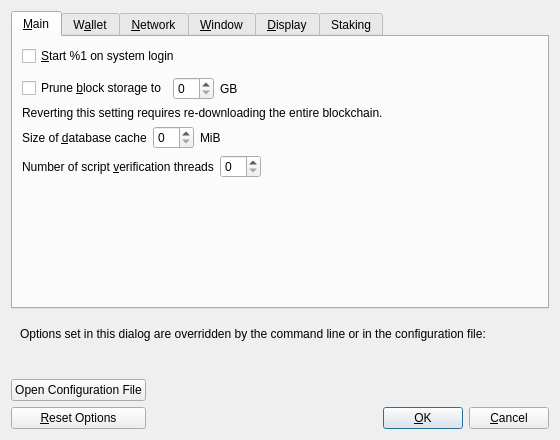
<?xml version="1.0" encoding="UTF-8"?>
<ui version="4.0">
 <class>OptionsDialog</class>
 <widget class="QDialog" name="OptionsDialog">
  <property name="geometry">
   <rect>
    <x>0</x>
    <y>0</y>
    <width>560</width>
    <height>440</height>
   </rect>
  </property>
  <property name="windowTitle">
   <string>Options</string>
  </property>
  <property name="modal">
   <bool>true</bool>
  </property>
  <layout class="QVBoxLayout" name="verticalLayout">
   <item>
    <widget class="QTabWidget" name="tabWidget">
     <property name="currentIndex">
      <number>0</number>
     </property>
     <widget class="QWidget" name="tabMain">
      <attribute name="title">
       <string>&amp;Main</string>
      </attribute>
      <layout class="QVBoxLayout" name="verticalLayout_Main">
       <item>
        <widget class="QCheckBox" name="bitcoinAtStartup">
         <property name="toolTip">
          <string>Automatically start %1 after logging in to the system.</string>
         </property>
         <property name="text">
          <string>&amp;Start %1 on system login</string>
         </property>
        </widget>
       </item>
       <item>
        <spacer name="horizontalSpacer_0_Main">
         <property name="orientation">
          <enum>Qt::Horizontal</enum>
         </property>
         <property name="sizeHint" stdset="0">
          <size>
           <width>40</width>
           <height>5</height>
          </size>
         </property>
        </spacer>
       </item>
       <item>
        <layout class="QHBoxLayout" name="horizontalLayout_Main_Prune">
         <item>
          <widget class="QCheckBox" name="prune">
           <property name="toolTip">
            <string>Enabling pruning significantly reduces the disk space required to store transactions. All blocks are still fully validated. Reverting this setting requires re-downloading the entire blockchain.</string>
           </property>
           <property name="text">
            <string>Prune &amp;block storage to</string>
           </property>
          </widget>
         </item>
         <item>
          <widget class="QSpinBox" name="pruneSize"/>
         </item>
         <item>
          <widget class="QLabel" name="pruneSizeUnitLabel">
           <property name="text">
            <string>GB</string>
           </property>
           <property name="textFormat">
            <enum>Qt::PlainText</enum>
           </property>
          </widget>
         </item>
         <item>
          <spacer name="horizontalSpacer_Main_Prune">
           <property name="orientation">
            <enum>Qt::Horizontal</enum>
           </property>
           <property name="sizeHint" stdset="0">
            <size>
             <width>40</width>
             <height>20</height>
            </size>
           </property>
          </spacer>
         </item>
        </layout>
       </item>
       <item>
        <widget class="QLabel" name="pruneWarning">
         <property name="text">
          <string>Reverting this setting requires re-downloading the entire blockchain.</string>
         </property>
         <property name="textFormat">
          <enum>Qt::PlainText</enum>
         </property>
        </widget>
       </item>
       <item>
        <layout class="QHBoxLayout" name="horizontalLayout_2_Main">
         <item>
          <widget class="QLabel" name="databaseCacheLabel">
           <property name="text">
            <string>Size of &amp;database cache</string>
           </property>
           <property name="textFormat">
            <enum>Qt::PlainText</enum>
           </property>
           <property name="buddy">
            <cstring>databaseCache</cstring>
           </property>
          </widget>
         </item>
         <item>
          <widget class="QSpinBox" name="databaseCache"/>
         </item>
         <item>
          <widget class="QLabel" name="databaseCacheUnitLabel">
           <property name="text">
            <string>MiB</string>
           </property>
           <property name="textFormat">
            <enum>Qt::PlainText</enum>
           </property>
          </widget>
         </item>
         <item>
          <spacer name="horizontalSpacer_2_Main">
           <property name="orientation">
            <enum>Qt::Horizontal</enum>
           </property>
           <property name="sizeHint" stdset="0">
            <size>
             <width>40</width>
             <height>20</height>
            </size>
           </property>
          </spacer>
         </item>
        </layout>
       </item>
       <item>
        <layout class="QHBoxLayout" name="horizontalLayout_Main_VerifyLabel">
         <item>
          <widget class="QLabel" name="threadsScriptVerifLabel">
           <property name="text">
            <string>Number of script &amp;verification threads</string>
           </property>
           <property name="textFormat">
            <enum>Qt::PlainText</enum>
           </property>
           <property name="buddy">
            <cstring>threadsScriptVerif</cstring>
           </property>
          </widget>
         </item>
         <item>
          <widget class="QSpinBox" name="threadsScriptVerif">
           <property name="toolTip">
            <string>(0 = auto, &lt;0 = leave that many cores free)</string>
           </property>
          </widget>
         </item>
         <item>
          <spacer name="horizontalSpacer_Main_Threads">
           <property name="orientation">
            <enum>Qt::Horizontal</enum>
           </property>
           <property name="sizeHint" stdset="0">
            <size>
             <width>40</width>
             <height>20</height>
            </size>
           </property>
          </spacer>
         </item>
        </layout>
       </item>
       <item>
        <spacer name="verticalSpacer_Main">
         <property name="orientation">
          <enum>Qt::Vertical</enum>
         </property>
         <property name="sizeHint" stdset="0">
          <size>
           <width>20</width>
           <height>40</height>
          </size>
         </property>
        </spacer>
       </item>
      </layout>
     </widget>
     <widget class="QWidget" name="tabWallet">
      <attribute name="title">
       <string>W&amp;allet</string>
      </attribute>
      <layout class="QVBoxLayout" name="verticalLayout_Wallet">
       <item>
        <widget class="QCheckBox" name="subFeeFromAmount">
         <property name="toolTip">
          <string extracomment="Tooltip text for Options window setting that sets subtracting the fee from a sending amount as default.">Whether to set subtract fee from amount as default or not.</string>
         </property>
         <property name="text">
          <string extracomment="An Options window setting to set subtracting the fee from a sending amount as default.">Subtract &amp;fee from amount by default</string>
         </property>
        </widget>
       </item>
       <item>
        <widget class="QGroupBox" name="groupBox">
         <property name="title">
          <string>Expert</string>
         </property>
         <layout class="QVBoxLayout" name="verticalLayout_2">
          <item>
           <widget class="QCheckBox" name="coinControlFeatures">
            <property name="toolTip">
             <string>Whether to show coin control features or not.</string>
            </property>
            <property name="text">
             <string>Enable coin &amp;control features</string>
            </property>
           </widget>
          </item>
          <item>
           <widget class="QCheckBox" name="spendZeroConfChange">
            <property name="toolTip">
             <string>If you disable the spending of unconfirmed change, the change from a transaction cannot be used until that transaction has at least one confirmation. This also affects how your balance is computed.</string>
            </property>
            <property name="text">
             <string>&amp;Spend unconfirmed change</string>
            </property>
           </widget>
          </item>
          <item>
           <widget class="QCheckBox" name="showIncomingStakeNotifications">
            <property name="toolTip">
             <string>Display notification dialog for incoming stake transactions.</string>
            </property>
            <property name="text">
             <string>&amp;Show incoming stake notifications</string>
            </property>
           </widget>
          </item>
          <item>
           <widget class="QCheckBox" name="showZeroValueCoinstakes">
            <property name="toolTip">
             <string>Display zero value stake transactions.</string>
            </property>
            <property name="text">
             <string>&amp;Show zero value stakes</string>
            </property>
           </widget>
          </item>
         </layout>
        </widget>
       </item>
       <item>
        <widget class="QGroupBox" name="groupBoxHww">
         <property name="title">
          <string>External Signer (e.g. hardware wallet)</string>
         </property>
         <layout class="QVBoxLayout" name="verticalLayoutHww">
          <item>
           <layout class="QHBoxLayout" name="horizontalLayoutHww">
            <item>
             <widget class="QLabel" name="externalSignerPathLabel">
              <property name="text">
               <string>&amp;External signer script path</string>
              </property>
              <property name="buddy">
               <cstring>externalSignerPath</cstring>
              </property>
             </widget>
            </item>
            <item>
             <widget class="QLineEdit" name="externalSignerPath">
              <property name="toolTip">
               <string>Full path to a Bitcoin Core compatible script (e.g. C:\Downloads\hwi.exe or /Users/you/Downloads/hwi.py). Beware: malware can steal your coins!</string>
              </property>
             </widget>
            </item>
           </layout>
          </item>
         </layout>
        </widget>
       </item>
       <item>
        <spacer name="verticalSpacer_Wallet">
         <property name="orientation">
          <enum>Qt::Vertical</enum>
         </property>
         <property name="sizeHint" stdset="0">
          <size>
           <width>20</width>
           <height>40</height>
          </size>
         </property>
        </spacer>
       </item>
      </layout>
     </widget>
     <widget class="QWidget" name="tabNetwork">
      <attribute name="title">
       <string>&amp;Network</string>
      </attribute>
      <layout class="QVBoxLayout" name="verticalLayout_Network">
       <item>
        <widget class="QCheckBox" name="mapPortUpnp">
         <property name="toolTip">
          <string>Automatically open the Falcon client port on the router. This only works when your router supports UPnP and it is enabled.</string>
         </property>
         <property name="text">
          <string>Map port using &amp;UPnP</string>
         </property>
        </widget>
       </item>
       <item>
        <widget class="QCheckBox" name="mapPortNatpmp">
         <property name="toolTip">
          <string>Automatically open the Bitcoin client port on the router. This only works when your router supports NAT-PMP and it is enabled. The external port could be random.</string>
         </property>
         <property name="text">
          <string>Map port using NA&amp;T-PMP</string>
         </property>
        </widget>
       </item>
       <item>
        <widget class="QCheckBox" name="allowIncoming">
         <property name="toolTip">
          <string>Accept connections from outside.</string>
         </property>
         <property name="text">
          <string>Allow incomin&amp;g connections</string>
         </property>
        </widget>
       </item>
       <item>
        <widget class="QCheckBox" name="connectSocks">
         <property name="toolTip">
          <string>Connect to the Falcon network through a SOCKS5 proxy.</string>
         </property>
         <property name="text">
          <string>&amp;Connect through SOCKS5 proxy (default proxy):</string>
         </property>
        </widget>
       </item>
       <item>
        <layout class="QHBoxLayout" name="horizontalLayout_1_Network">
         <item>
          <widget class="QLabel" name="proxyIpLabel">
           <property name="text">
            <string>Proxy &amp;IP:</string>
           </property>
           <property name="textFormat">
            <enum>Qt::PlainText</enum>
           </property>
           <property name="buddy">
            <cstring>proxyIp</cstring>
           </property>
          </widget>
         </item>
         <item>
          <widget class="QValidatedLineEdit" name="proxyIp">
           <property name="minimumSize">
            <size>
             <width>140</width>
             <height>0</height>
            </size>
           </property>
           <property name="maximumSize">
            <size>
             <width>140</width>
             <height>16777215</height>
            </size>
           </property>
           <property name="toolTip">
            <string>IP address of the proxy (e.g. IPv4: 127.0.0.1 / IPv6: ::1)</string>
           </property>
          </widget>
         </item>
         <item>
          <widget class="QLabel" name="proxyPortLabel">
           <property name="text">
            <string>&amp;Port:</string>
           </property>
           <property name="textFormat">
            <enum>Qt::PlainText</enum>
           </property>
           <property name="buddy">
            <cstring>proxyPort</cstring>
           </property>
          </widget>
         </item>
         <item>
          <widget class="QLineEdit" name="proxyPort">
           <property name="minimumSize">
            <size>
             <width>55</width>
             <height>0</height>
            </size>
           </property>
           <property name="maximumSize">
            <size>
             <width>55</width>
             <height>16777215</height>
            </size>
           </property>
           <property name="toolTip">
            <string>Port of the proxy (e.g. 9050)</string>
           </property>
          </widget>
         </item>
         <item>
          <spacer name="horizontalSpacer_1_Network">
           <property name="orientation">
            <enum>Qt::Horizontal</enum>
           </property>
           <property name="sizeHint" stdset="0">
            <size>
             <width>40</width>
             <height>20</height>
            </size>
           </property>
          </spacer>
         </item>
        </layout>
       </item>
       <item>
        <layout class="QHBoxLayout" name="horizontalLayout_2_Network">
         <item>
          <widget class="QLabel" name="proxyActiveNets">
           <property name="text">
            <string>Used for reaching peers via:</string>
           </property>
           <property name="textFormat">
            <enum>Qt::PlainText</enum>
           </property>
          </widget>
         </item>
         <item>
          <widget class="QCheckBox" name="proxyReachIPv4">
           <property name="enabled">
            <bool>false</bool>
           </property>
           <property name="toolTip">
            <string>Shows if the supplied default SOCKS5 proxy is used to reach peers via this network type.</string>
           </property>
           <property name="text">
            <string/>
           </property>
          </widget>
         </item>
         <item>
          <widget class="QLabel" name="proxyReachIPv4Label">
           <property name="text">
            <string>IPv4</string>
           </property>
           <property name="textFormat">
            <enum>Qt::PlainText</enum>
           </property>
          </widget>
         </item>
         <item>
          <widget class="QCheckBox" name="proxyReachIPv6">
           <property name="enabled">
            <bool>false</bool>
           </property>
           <property name="toolTip">
            <string>Shows if the supplied default SOCKS5 proxy is used to reach peers via this network type.</string>
           </property>
           <property name="text">
            <string/>
           </property>
          </widget>
         </item>
         <item>
          <widget class="QLabel" name="proxyReachIPv6Label">
           <property name="text">
            <string>IPv6</string>
           </property>
           <property name="textFormat">
            <enum>Qt::PlainText</enum>
           </property>
          </widget>
         </item>
         <item>
          <widget class="QCheckBox" name="proxyReachTor">
           <property name="enabled">
            <bool>false</bool>
           </property>
           <property name="toolTip">
            <string>Shows if the supplied default SOCKS5 proxy is used to reach peers via this network type.</string>
           </property>
           <property name="text">
            <string/>
           </property>
          </widget>
         </item>
         <item>
          <widget class="QLabel" name="proxyReachTorLabel">
           <property name="text">
            <string>Tor</string>
           </property>
           <property name="textFormat">
            <enum>Qt::PlainText</enum>
           </property>
          </widget>
         </item>
         <item>
          <spacer name="horizontalSpacer_2_Network">
           <property name="orientation">
            <enum>Qt::Horizontal</enum>
           </property>
           <property name="sizeHint" stdset="0">
            <size>
             <width>40</width>
             <height>20</height>
            </size>
           </property>
          </spacer>
         </item>
        </layout>
       </item>
       <item>
        <widget class="QCheckBox" name="connectSocksTor">
         <property name="toolTip">
          <string>Connect to the Falcon network through a separate SOCKS5 proxy for Tor onion services.</string>
         </property>
         <property name="text">
          <string>Use separate SOCKS&amp;5 proxy to reach peers via Tor onion services:</string>
         </property>
        </widget>
       </item>
       <item>
        <layout class="QHBoxLayout" name="horizontalLayout_3_Network">
         <item>
          <widget class="QLabel" name="proxyIpTorLabel">
           <property name="text">
            <string>Proxy &amp;IP:</string>
           </property>
           <property name="textFormat">
            <enum>Qt::PlainText</enum>
           </property>
           <property name="buddy">
            <cstring>proxyIpTor</cstring>
           </property>
          </widget>
         </item>
         <item>
          <widget class="QValidatedLineEdit" name="proxyIpTor">
           <property name="minimumSize">
            <size>
             <width>140</width>
             <height>0</height>
            </size>
           </property>
           <property name="maximumSize">
            <size>
             <width>140</width>
             <height>16777215</height>
            </size>
           </property>
           <property name="toolTip">
            <string>IP address of the proxy (e.g. IPv4: 127.0.0.1 / IPv6: ::1)</string>
           </property>
          </widget>
         </item>
         <item>
          <widget class="QLabel" name="proxyPortTorLabel">
           <property name="text">
            <string>&amp;Port:</string>
           </property>
           <property name="textFormat">
            <enum>Qt::PlainText</enum>
           </property>
           <property name="buddy">
            <cstring>proxyPortTor</cstring>
           </property>
          </widget>
         </item>
         <item>
          <widget class="QLineEdit" name="proxyPortTor">
           <property name="minimumSize">
            <size>
             <width>55</width>
             <height>0</height>
            </size>
           </property>
           <property name="maximumSize">
            <size>
             <width>55</width>
             <height>16777215</height>
            </size>
           </property>
           <property name="toolTip">
            <string>Port of the proxy (e.g. 9050)</string>
           </property>
          </widget>
         </item>
         <item>
          <spacer name="horizontalSpacer_4_Network">
           <property name="orientation">
            <enum>Qt::Horizontal</enum>
           </property>
           <property name="sizeHint" stdset="0">
            <size>
             <width>40</width>
             <height>20</height>
            </size>
           </property>
          </spacer>
         </item>
        </layout>
       </item>
       <item>
        <spacer name="verticalSpacer_Network">
         <property name="orientation">
          <enum>Qt::Vertical</enum>
         </property>
         <property name="sizeHint" stdset="0">
          <size>
           <width>20</width>
           <height>40</height>
          </size>
         </property>
        </spacer>
       </item>
      </layout>
     </widget>
     <widget class="QWidget" name="tabWindow">
      <attribute name="title">
       <string>&amp;Window</string>
      </attribute>
      <layout class="QVBoxLayout" name="verticalLayout_Window">
       <item>
        <widget class="QCheckBox" name="showTrayIcon">
         <property name="toolTip">
          <string>Show the icon in the system tray.</string>
         </property>
         <property name="text">
          <string>&amp;Show tray icon</string>
         </property>
         <property name="checked">
          <bool>true</bool>
         </property>
        </widget>
       </item>
       <item>
        <widget class="QCheckBox" name="minimizeToTray">
         <property name="toolTip">
          <string>Show only a tray icon after minimizing the window.</string>
         </property>
         <property name="text">
          <string>&amp;Minimize to the tray instead of the taskbar</string>
         </property>
        </widget>
       </item>
       <item>
        <widget class="QCheckBox" name="minimizeOnClose">
         <property name="toolTip">
          <string>Minimize instead of exit the application when the window is closed. When this option is enabled, the application will be closed only after selecting Exit in the menu.</string>
         </property>
         <property name="text">
          <string>M&amp;inimize on close</string>
         </property>
        </widget>
       </item>
       <item>
        <spacer name="verticalSpacer_Window">
         <property name="orientation">
          <enum>Qt::Vertical</enum>
         </property>
         <property name="sizeHint" stdset="0">
          <size>
           <width>20</width>
           <height>40</height>
          </size>
         </property>
        </spacer>
       </item>
      </layout>
     </widget>
     <widget class="QWidget" name="tabDisplay">
      <attribute name="title">
       <string>&amp;Display</string>
      </attribute>
      <layout class="QVBoxLayout" name="verticalLayout_Display">
       <item>
        <layout class="QHBoxLayout" name="horizontalLayout_1_Display">
         <item>
          <widget class="QLabel" name="langLabel">
           <property name="text">
            <string>User Interface &amp;language:</string>
           </property>
           <property name="textFormat">
            <enum>Qt::PlainText</enum>
           </property>
           <property name="buddy">
            <cstring>lang</cstring>
           </property>
          </widget>
         </item>
         <item>
          <widget class="QValueComboBox" name="lang">
           <property name="toolTip">
            <string>The user interface language can be set here. This setting will take effect after restarting %1.</string>
           </property>
          </widget>
         </item>
        </layout>
       </item>
       <item>
        <layout class="QHBoxLayout" name="horizontalLayout_2_Display">
         <item>
          <widget class="QLabel" name="unitLabel">
           <property name="text">
            <string>&amp;Unit to show amounts in:</string>
           </property>
           <property name="textFormat">
            <enum>Qt::PlainText</enum>
           </property>
           <property name="buddy">
            <cstring>unit</cstring>
           </property>
          </widget>
         </item>
         <item>
          <widget class="QValueComboBox" name="unit">
           <property name="toolTip">
            <string>Choose the default subdivision unit to show in the interface and when sending coins.</string>
           </property>
          </widget>
         </item>
        </layout>
       </item>
       <item>
        <layout class="QHBoxLayout" name="horizontalLayout_3_Display">
         <item>
          <widget class="QLabel" name="thirdPartyTxUrlsLabel">
           <property name="toolTip">
            <string>Third party URLs (e.g. a block explorer) that appear in the transactions tab as context menu items. %s in the URL is replaced by transaction hash. Multiple URLs are separated by vertical bar |.</string>
           </property>
           <property name="text">
            <string>&amp;Third party transaction URLs</string>
           </property>
           <property name="buddy">
            <cstring>thirdPartyTxUrls</cstring>
           </property>
          </widget>
         </item>
         <item>
          <widget class="QLineEdit" name="thirdPartyTxUrls">
           <property name="toolTip">
            <string>Third party URLs (e.g. a block explorer) that appear in the transactions tab as context menu items. %s in the URL is replaced by transaction hash. Multiple URLs are separated by vertical bar |.</string>
           </property>
           <property name="placeholderText">
            <string notr="true">https://example.com/tx/%s</string>
           </property>
          </widget>
         </item>
        </layout>
       </item>
       <item>
        <widget class="QGroupBox" name="font_groupBox">
         <property name="title">
          <string>Monospaced font in the Overview tab:</string>
         </property>
         <layout class="QVBoxLayout" name="font_verticalLayout">
          <item>
           <layout class="QHBoxLayout" name="embeddedFont_horizontalLayout">
            <item>
             <widget class="QRadioButton" name="embeddedFont_radioButton">
              <property name="text">
               <string>embedded &quot;%1&quot;</string>
              </property>
             </widget>
            </item>
            <item>
             <spacer name="embeddedFont_horizontalSpacer">
              <property name="orientation">
               <enum>Qt::Horizontal</enum>
              </property>
              <property name="sizeHint" stdset="0">
               <size>
                <width>40</width>
                <height>20</height>
               </size>
              </property>
             </spacer>
            </item>
            <item>
             <layout class="QVBoxLayout" name="embeddedFont_verticalLayout">
              <item>
               <widget class="QLabel" name="embeddedFont_label_1">
                <property name="text">
                 <string notr="true">111.11111111 BTC</string>
                </property>
               </widget>
              </item>
              <item>
               <widget class="QLabel" name="embeddedFont_label_9">
                <property name="text">
                 <string notr="true">909.09090909 BTC</string>
                </property>
               </widget>
              </item>
             </layout>
            </item>
           </layout>
          </item>
          <item>
           <widget class="Line" name="font_line">
            <property name="orientation">
             <enum>Qt::Horizontal</enum>
            </property>
           </widget>
          </item>
          <item>
           <layout class="QHBoxLayout" name="systemFont_horizontalLayout">
            <item>
             <widget class="QRadioButton" name="systemFont_radioButton">
              <property name="text">
               <string>closest matching &quot;%1&quot;</string>
              </property>
             </widget>
            </item>
            <item>
             <spacer name="systemFont_horizontalSpacer">
              <property name="orientation">
               <enum>Qt::Horizontal</enum>
              </property>
              <property name="sizeHint" stdset="0">
               <size>
                <width>40</width>
                <height>20</height>
               </size>
              </property>
             </spacer>
            </item>
            <item>
             <layout class="QVBoxLayout" name="systemFont_verticalLayout">
              <item>
               <widget class="QLabel" name="systemFont_label_1">
                <property name="text">
                 <string notr="true">111.11111111 BTC</string>
                </property>
               </widget>
              </item>
              <item>
               <widget class="QLabel" name="systemFont_label_9">
                <property name="text">
                 <string notr="true">909.09090909 BTC</string>
                </property>
               </widget>
              </item>
             </layout>
            </item>
           </layout>
          </item>
         </layout>
        </widget>
       </item>
       <item>
        <spacer name="verticalSpacer_Display">
         <property name="orientation">
          <enum>Qt::Vertical</enum>
         </property>
         <property name="sizeHint" stdset="0">
          <size>
           <width>20</width>
           <height>40</height>
          </size>
         </property>
        </spacer>
       </item>
      </layout>
     </widget>
     <widget class="QWidget" name="tab">
      <attribute name="title">
       <string>Staking</string>
      </attribute>
      <layout class="QGridLayout" name="gridLayout">
       <item row="0" column="0">
        <layout class="QFormLayout" name="formLayout">
         <item row="0" column="0">
          <widget class="QLabel" name="reserveBalanceLabel">
           <property name="text">
            <string>Reserve Balance</string>
           </property>
          </widget>
         </item>
         <item row="0" column="1">
          <widget class="BitcoinAmountField" name="reserveBalanceAmount">
           <property name="maximumSize">
            <size>
             <width>250</width>
             <height>16777215</height>
            </size>
           </property>
          </widget>
         </item>
        </layout>
       </item>
      </layout>
     </widget>
    </widget>
   </item>
   <item>
    <widget class="QFrame" name="frame">
     <layout class="QVBoxLayout" name="verticalLayout_Bottom">
      <item>
       <layout class="QHBoxLayout" name="horizontalLayout_Bottom">
        <item>
         <widget class="QLabel" name="overriddenByCommandLineInfoLabel">
          <property name="text">
           <string>Options set in this dialog are overridden by the command line or in the configuration file:</string>
          </property>
          <property name="textFormat">
           <enum>Qt::PlainText</enum>
          </property>
         </widget>
        </item>
        <item>
         <spacer name="horizontalSpacer_Bottom">
          <property name="orientation">
           <enum>Qt::Horizontal</enum>
          </property>
          <property name="sizeHint" stdset="0">
           <size>
            <width>40</width>
            <height>20</height>
           </size>
          </property>
         </spacer>
        </item>
       </layout>
      </item>
      <item>
       <widget class="QLabel" name="overriddenByCommandLineLabel">
        <property name="text">
         <string/>
        </property>
        <property name="textFormat">
         <enum>Qt::PlainText</enum>
        </property>
        <property name="wordWrap">
         <bool>true</bool>
        </property>
       </widget>
      </item>
     </layout>
    </widget>
   </item>
   <item>
    <layout class="QHBoxLayout" name="horizontalLayout_Buttons">
     <item>
      <layout class="QVBoxLayout" name="verticalLayout_Buttons">
       <item>
        <widget class="QPushButton" name="openBitcoinConfButton">
         <property name="toolTip">
          <string>Open the %1 configuration file from the working directory.</string>
         </property>
         <property name="text">
          <string>Open Configuration File</string>
         </property>
         <property name="autoDefault">
          <bool>false</bool>
         </property>
        </widget>
       </item>
       <item>
        <widget class="QPushButton" name="resetButton">
         <property name="toolTip">
          <string>Reset all client options to default.</string>
         </property>
         <property name="text">
          <string>&amp;Reset Options</string>
         </property>
         <property name="autoDefault">
          <bool>false</bool>
         </property>
        </widget>
       </item>
      </layout>
     </item>
     <item>
      <spacer name="horizontalSpacer_1">
       <property name="orientation">
        <enum>Qt::Horizontal</enum>
       </property>
       <property name="sizeHint" stdset="0">
        <size>
         <width>40</width>
         <height>48</height>
        </size>
       </property>
      </spacer>
     </item>
     <item>
      <widget class="QLabel" name="statusLabel">
       <property name="minimumSize">
        <size>
         <width>200</width>
         <height>0</height>
        </size>
       </property>
       <property name="font">
        <font>
         <weight>75</weight>
         <bold>true</bold>
        </font>
       </property>
       <property name="text">
        <string/>
       </property>
       <property name="textFormat">
        <enum>Qt::PlainText</enum>
       </property>
       <property name="wordWrap">
        <bool>true</bool>
       </property>
      </widget>
     </item>
     <item>
      <spacer name="horizontalSpacer_2">
       <property name="orientation">
        <enum>Qt::Horizontal</enum>
       </property>
       <property name="sizeHint" stdset="0">
        <size>
         <width>40</width>
         <height>48</height>
        </size>
       </property>
      </spacer>
     </item>
     <item>
      <layout class="QVBoxLayout" name="verticalLayout_4">
       <item>
        <spacer name="verticalSpacer">
         <property name="orientation">
          <enum>Qt::Vertical</enum>
         </property>
         <property name="sizeHint" stdset="0">
          <size>
           <width>20</width>
           <height>40</height>
          </size>
         </property>
        </spacer>
       </item>
       <item>
        <layout class="QHBoxLayout" name="horizontalLayout">
         <item>
          <widget class="QPushButton" name="okButton">
           <property name="text">
            <string>&amp;OK</string>
           </property>
           <property name="autoDefault">
            <bool>false</bool>
           </property>
           <property name="default">
            <bool>true</bool>
           </property>
          </widget>
         </item>
         <item>
          <widget class="QPushButton" name="cancelButton">
           <property name="text">
            <string>&amp;Cancel</string>
           </property>
           <property name="autoDefault">
            <bool>false</bool>
           </property>
          </widget>
         </item>
        </layout>
       </item>
      </layout>
     </item>
    </layout>
   </item>
  </layout>
 </widget>
 <customwidgets>
  <customwidget>
   <class>QValidatedLineEdit</class>
   <extends>QLineEdit</extends>
   <header>qt/qvalidatedlineedit.h</header>
  </customwidget>
  <customwidget>
   <class>QValueComboBox</class>
   <extends>QComboBox</extends>
   <header>qt/qvaluecombobox.h</header>
  </customwidget>
  <customwidget>
   <class>BitcoinAmountField</class>
   <extends>QLineEdit</extends>
   <header>qt/bitcoinamountfield.h</header>
   <container>1</container>
  </customwidget>
 </customwidgets>
 <resources/>
 <connections/>
</ui>
